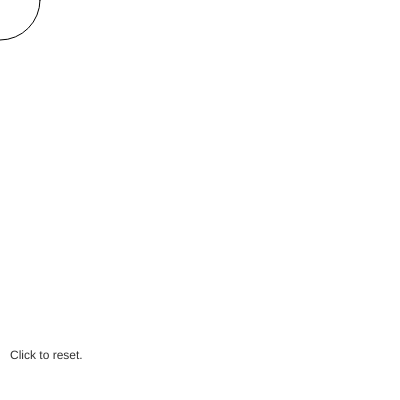
Frame 1 (no input)
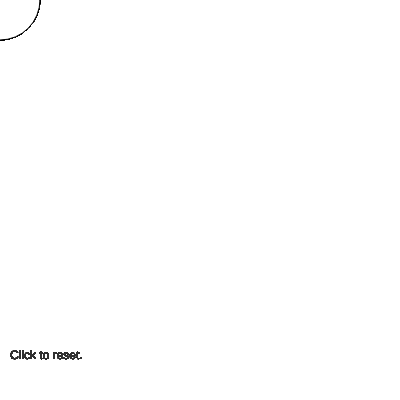
Frame 60 (no input)
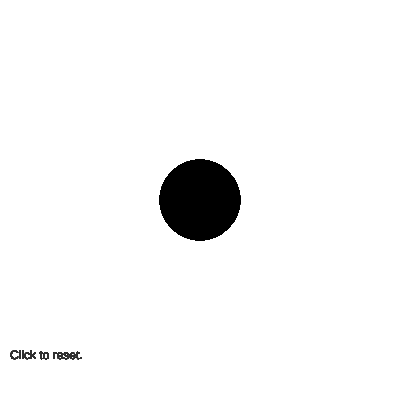
Frame 120 (the mouse pressed at the canvas centre since frame 60)

The p5.js sketch that drew these frames (run headless with seeded random() and noise() and a simulated clock; from frame 60 on, the mouse is pressed at the canvas centre):

// p5.js sketch
// ── sketch.js
function setup() {
  createCanvas(400, 400);
}

function draw() {
  if (mouseIsPressed) {
    fill(0);
  } else {
    fill(255);
  }
  ellipse(mouseX, mouseY, 80, 80);

  let s = 'Click to reset.';
fill(50);
text(s, 10, 350, 200, 80); // Text wraps within text box
}

function mousePressed() {
  clear();
  background(255);
}

// ── jobs.html
Job apps materials
